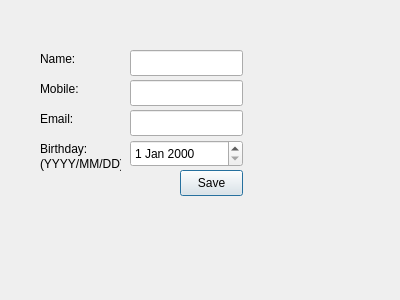
<?xml version="1.0" encoding="UTF-8"?>
<ui version="4.0">
 <class>AddContactDialog</class>
 <widget class="QDialog" name="AddContactDialog">
  <property name="geometry">
   <rect>
    <x>0</x>
    <y>0</y>
    <width>400</width>
    <height>300</height>
   </rect>
  </property>
  <property name="windowTitle">
   <string>Dialog</string>
  </property>
  <widget class="QLabel" name="name">
   <property name="geometry">
    <rect>
     <x>40</x>
     <y>50</y>
     <width>66</width>
     <height>18</height>
    </rect>
   </property>
   <property name="text">
    <string>Name:</string>
   </property>
  </widget>
  <widget class="QLineEdit" name="nameLineEdit">
   <property name="geometry">
    <rect>
     <x>130</x>
     <y>50</y>
     <width>113</width>
     <height>26</height>
    </rect>
   </property>
  </widget>
  <widget class="QLabel" name="mobile">
   <property name="geometry">
    <rect>
     <x>40</x>
     <y>80</y>
     <width>66</width>
     <height>18</height>
    </rect>
   </property>
   <property name="text">
    <string>Mobile:</string>
   </property>
  </widget>
  <widget class="QLabel" name="email">
   <property name="geometry">
    <rect>
     <x>40</x>
     <y>110</y>
     <width>66</width>
     <height>18</height>
    </rect>
   </property>
   <property name="text">
    <string>Email:</string>
   </property>
  </widget>
  <widget class="QLabel" name="birthday">
   <property name="geometry">
    <rect>
     <x>40</x>
     <y>140</y>
     <width>66</width>
     <height>18</height>
    </rect>
   </property>
   <property name="text">
    <string>Birthday:</string>
   </property>
  </widget>
  <widget class="QLineEdit" name="mobileLineEdit">
   <property name="geometry">
    <rect>
     <x>130</x>
     <y>80</y>
     <width>113</width>
     <height>26</height>
    </rect>
   </property>
  </widget>
  <widget class="QLineEdit" name="emailLineEdit">
   <property name="geometry">
    <rect>
     <x>130</x>
     <y>110</y>
     <width>113</width>
     <height>26</height>
    </rect>
   </property>
  </widget>
  <widget class="QPushButton" name="saveButton">
   <property name="geometry">
    <rect>
     <x>180</x>
     <y>170</y>
     <width>63</width>
     <height>26</height>
    </rect>
   </property>
   <property name="text">
    <string>Save</string>
   </property>
  </widget>
  <widget class="QDateEdit" name="birthdayDateEdit">
   <property name="geometry">
    <rect>
     <x>130</x>
     <y>140</y>
     <width>113</width>
     <height>27</height>
    </rect>
   </property>
  </widget>
  <widget class="QLabel" name="label">
   <property name="geometry">
    <rect>
     <x>40</x>
     <y>156</y>
     <width>81</width>
     <height>16</height>
    </rect>
   </property>
   <property name="font">
    <font>
     <pointsize>9</pointsize>
    </font>
   </property>
   <property name="text">
    <string>(YYYY/MM/DD)</string>
   </property>
   <property name="textInteractionFlags">
    <set>Qt::LinksAccessibleByMouse</set>
   </property>
  </widget>
 </widget>
 <resources/>
 <connections/>
</ui>
